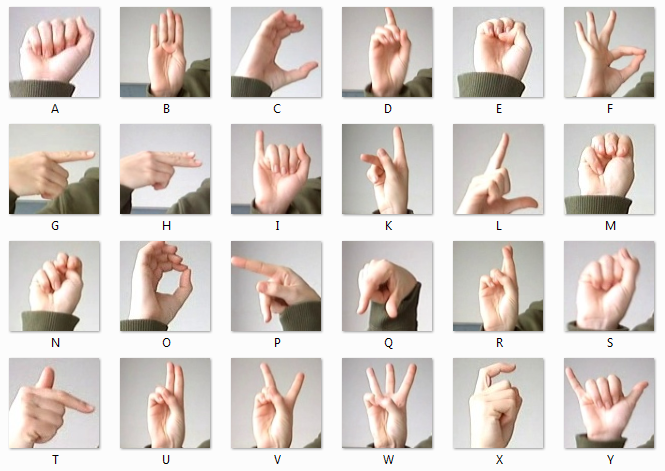
#> input picture amer_sign2.png, 665 x 471 px, given in place of the camera
$ python create_dataset.py
#> lines starting #> are read from the running program, lines starting #| are printed output that depends on the picture; after the words box and inside, x2 and y2 are one past the last pixel; in counts of white or black regions, pixels touching at a corner belong together
import cv2
import numpy as np

cap = cv2.VideoCapture(0)
x, y, w, h = 400,100,200,200
i = 0

while True:
    ret, img = cap.read()
#> img is the input picture: shape (471, 665, 3); mean B, G, R 201.9, 207.3, 216.2
    img = cv2.flip(img, 1)
    hsv = cv2.cvtColor(img, cv2.COLOR_BGR2HSV)
#> hsv: shape (471, 665, 3); mean H, S, V 25, 22.4, 216.7
    mask2 = cv2.inRange(hsv, np.array([2, 50, 60]), np.array([25, 150, 255]))
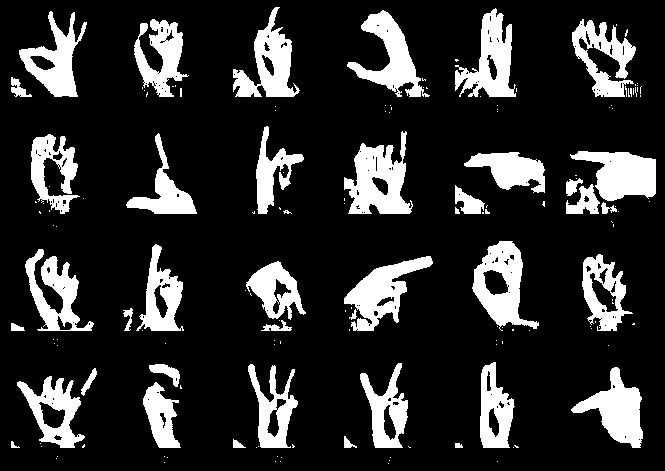
#> mask2: shape (471, 665); 17.7% white; 156 white regions (116 under 20 px), largest, box (x1, y1, x2, y2) and area: (344, 131, 413, 214) 3167, (472, 241, 539, 331) 2777, (344, 256, 433, 331) 2734
    res = cv2.bitwise_and(img, img, mask=mask2)
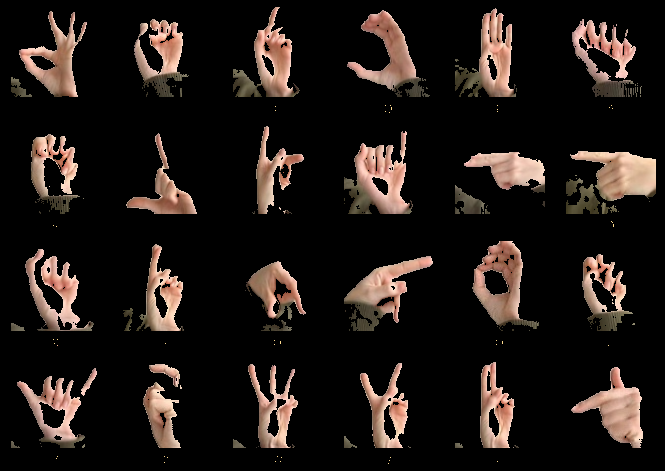
#> res: shape (471, 665, 3); mean B, G, R 22, 25.5, 32.5
    gray = cv2.cvtColor(res, cv2.COLOR_BGR2GRAY)
    median = cv2.GaussianBlur(gray, (5, 5), 0)
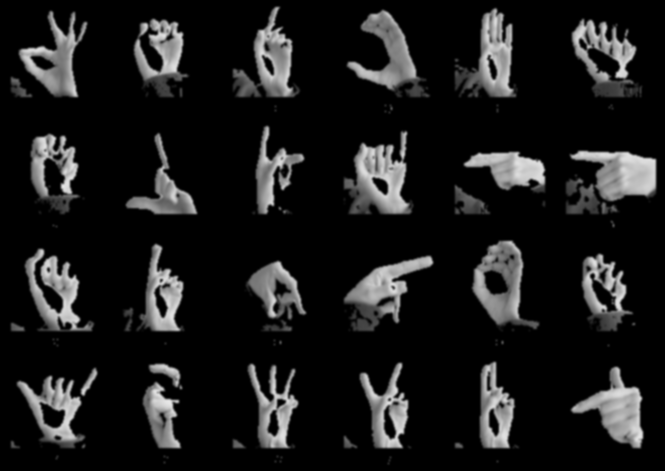
#> median: shape (471, 665); min 0, max 231, mean 27.2

    kernel_square = np.ones((5, 5), np.uint8)
    dilation = cv2.dilate(median, kernel_square, iterations=2)
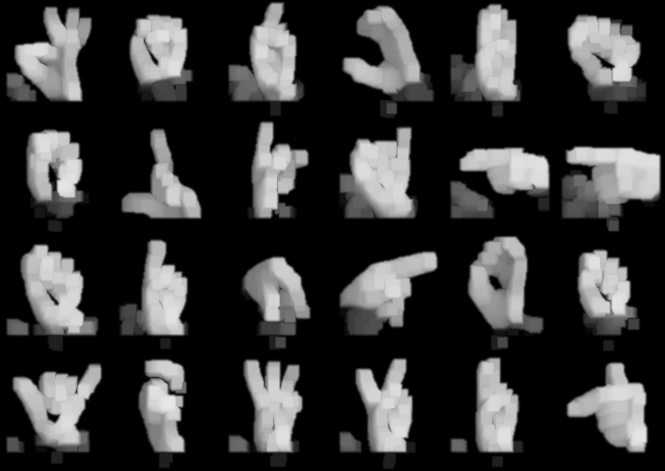
#> dilation: shape (471, 665); min 0, max 231, mean 53.9
    opening = cv2.morphologyEx(dilation, cv2.MORPH_CLOSE, kernel_square)
    ret, thresh = cv2.threshold(opening, 30, 255, cv2.THRESH_BINARY)
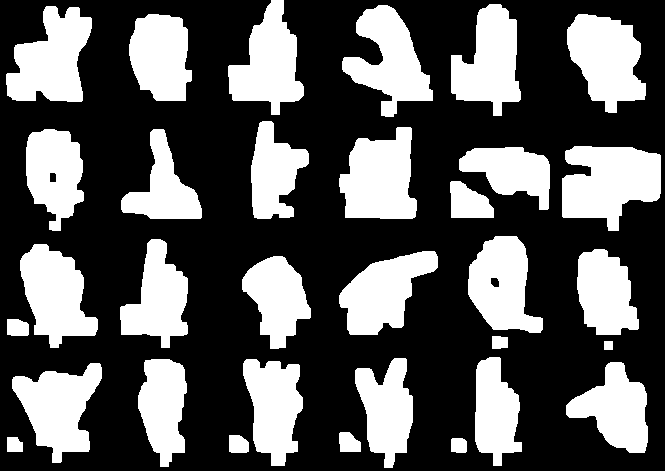
#> thresh: shape (471, 665); 35.3% white; 32 white regions, largest, box (x1, y1, x2, y2) and area: (562, 146, 661, 231) 6028, (6, 6, 92, 102) 5370, (339, 127, 417, 219) 5354
    thresh = thresh[y:y + h, x:x + w]
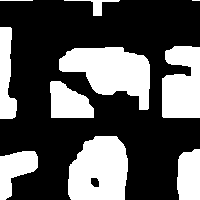
#> thresh: shape (200, 200); 34.1% white; 10 white regions (1 under 20 px), largest, box (x1, y1, x2, y2) and area: (59, 47, 150, 110) 3406, (68, 136, 128, 200) 3209, (162, 46, 200, 118) 2346

    cv2.rectangle(img, (x, y), (x+w, y+h), (0, 0, 255), 3)
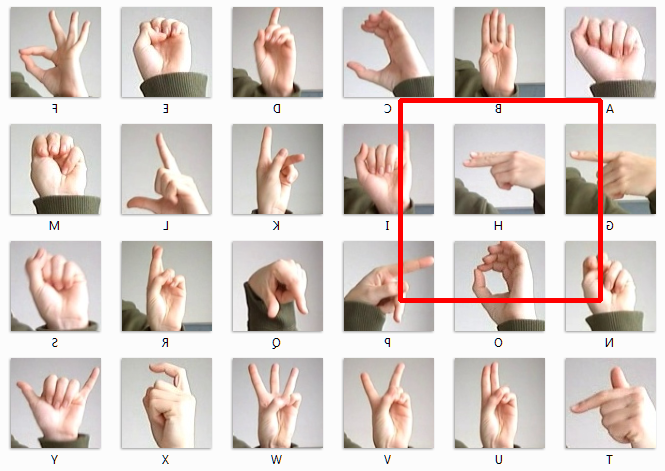
#> img: shape (471, 665, 3); mean B, G, R 199.3, 204.6, 216.6
    cv2.imshow("Frame", img)
    cv2.imshow("thresh", thresh)

    i+=1
    FILE = 'c_'+str(i)+'.png'
    cv2.imwrite(FILE, thresh)

    if i==100:
        break

    k = cv2.waitKey(10)
#> (key Esc is pressed here)
    if k == 27:
        break
